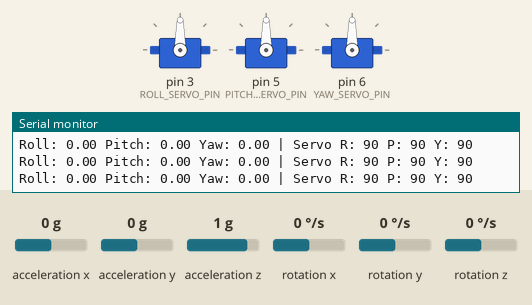
The sketch below on a simulated Arduino Uno, built with avr-gcc and run on an emulated ATmega328P. On the bench: 3 × servo, the last lines printed to the serial monitor. The inputs (shaded band) are chosen by the test bench; at power-on: rotation x 0 °/s, acceleration z 1 g, acceleration x 0 g, acceleration y 0 g, rotation z 0 °/s, rotation y 0 °/s.

Above: at 1.2 s.
1.3 s: rotation x set to -100 °/s
At 1.49 s:
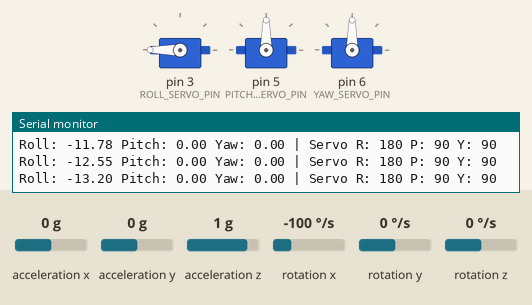
4.3 s: acceleration z set to 0.1 g
7.3 s: acceleration z set to -0.2 g
8.8 s: acceleration x set to -1.4 g
At 9.6 s:
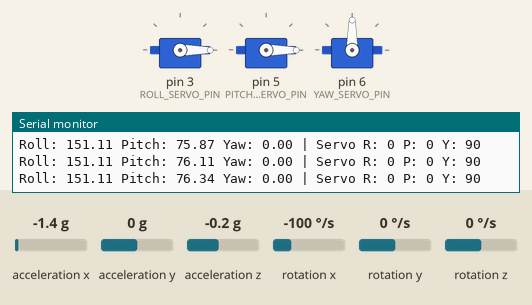
10.3 s: acceleration y set to -0.2 g
At 10.8 s:
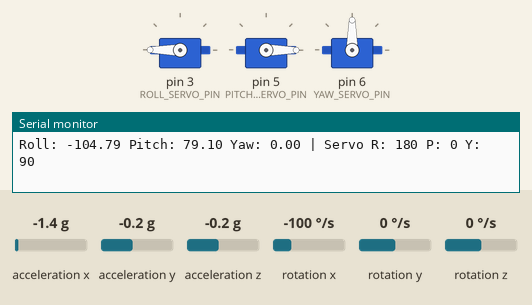
11.8 s: rotation z set to -192 °/s
At 13.1 s:
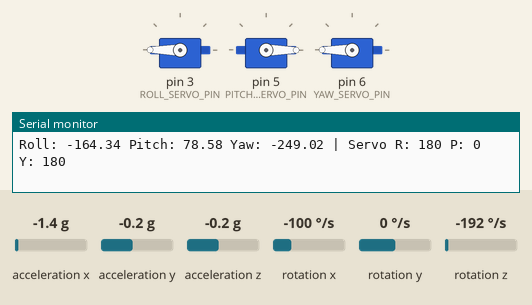
Timing chart, 0 to 14.3 s (numbered marks = the images above; inputs shaded):
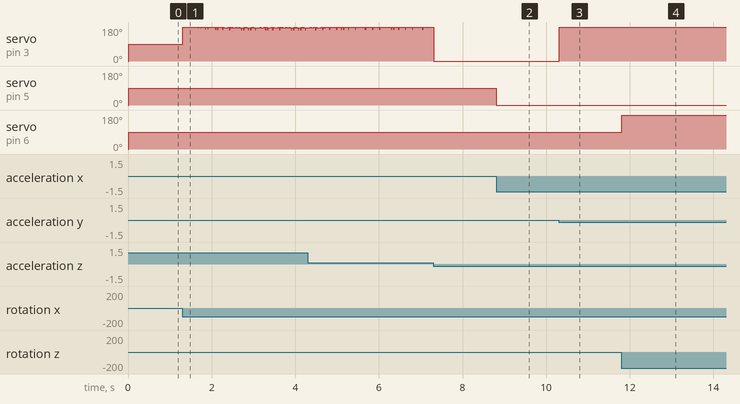

The sketch:

stabilization_code.ino
```cpp
#include <Wire.h>
#include <Servo.h>
#include <MPU6050.h>

MPU6050 mpu;

Servo servoRoll;
Servo servoPitch;
Servo servoYaw;

#define ROLL_SERVO_PIN   3
#define PITCH_SERVO_PIN  5
#define YAW_SERVO_PIN    6

int16_t ax, ay, az;
int16_t gx, gy, gz;

float AccX, AccY, AccZ;
float GyroX, GyroY, GyroZ;

float roll, pitch, yaw;

unsigned long previousTime;
float elapsedTime;

float setRoll = 0;
float setPitch = 0;
float setYaw = 0;

float pidRoll, pidPitch, pidYaw;

float errorRoll, previousErrorRoll;
float errorPitch, previousErrorPitch;
float errorYaw, previousErrorYaw;

float integralRoll = 0;
float integralPitch = 0;
float integralYaw = 0;

float kp = 3.0;
float ki = 0.02;
float kd = 1.2;

int centerRoll = 90;
int centerPitch = 90;
int centerYaw = 90;

void setup() {

  Serial.begin(115200);

  Wire.begin();

  mpu.initialize();

  if (!mpu.testConnection()) {
    Serial.println("MPU6050 connection failed");
    while (1);
  }

  servoRoll.attach(ROLL_SERVO_PIN);
  servoPitch.attach(PITCH_SERVO_PIN);
  servoYaw.attach(YAW_SERVO_PIN);

  servoRoll.write(centerRoll);
  servoPitch.write(centerPitch);
  servoYaw.write(centerYaw);

  previousTime = millis();

  Serial.println("3 Axis Stabilization Started");
}

void loop() {

  unsigned long currentTime = millis();
  elapsedTime = (currentTime - previousTime) / 1000.0;
  previousTime = currentTime;

  mpu.getMotion6(&ax, &ay, &az, &gx, &gy, &gz);

  AccX = ax / 16384.0;
  AccY = ay / 16384.0;
  AccZ = az / 16384.0;

  GyroX = gx / 131.0;
  GyroY = gy / 131.0;
  GyroZ = gz / 131.0;

  float accRoll =
      atan2(AccY, AccZ) * 180 / PI;

  float accPitch =
      atan2(-AccX,
      sqrt(AccY * AccY + AccZ * AccZ))
      * 180 / PI;

  roll =
      0.96 * (roll + GyroX * elapsedTime)
      + 0.04 * accRoll;

  pitch =
      0.96 * (pitch + GyroY * elapsedTime)
      + 0.04 * accPitch;

  yaw += GyroZ * elapsedTime;

  errorRoll = setRoll - roll;

  integralRoll += errorRoll * elapsedTime;

  float derivativeRoll =
      (errorRoll - previousErrorRoll)
      / elapsedTime;

  pidRoll =
      (kp * errorRoll)
      + (ki * integralRoll)
      + (kd * derivativeRoll);

  previousErrorRoll = errorRoll;

  errorPitch = setPitch - pitch;

  integralPitch += errorPitch * elapsedTime;

  float derivativePitch =
      (errorPitch - previousErrorPitch)
      / elapsedTime;

  pidPitch =
      (kp * errorPitch)
      + (ki * integralPitch)
      + (kd * derivativePitch);

  previousErrorPitch = errorPitch;

  errorYaw = setYaw - yaw;

  integralYaw += errorYaw * elapsedTime;

  float derivativeYaw =
      (errorYaw - previousErrorYaw)
      / elapsedTime;

  pidYaw =
      (kp * errorYaw)
      + (ki * integralYaw)
      + (kd * derivativeYaw);

  previousErrorYaw = errorYaw;


  int rollServo =
      constrain(centerRoll + pidRoll, 0, 180);

  int pitchServo =
      constrain(centerPitch + pidPitch, 0, 180);

  int yawServo =
      constrain(centerYaw + pidYaw, 0, 180);

  servoRoll.write(rollServo);
  servoPitch.write(pitchServo);
  servoYaw.write(yawServo);

  Serial.print("Roll: ");
  Serial.print(roll);

  Serial.print(" Pitch: ");
  Serial.print(pitch);

  Serial.print(" Yaw: ");
  Serial.print(yaw);

  Serial.print(" | Servo R: ");
  Serial.print(rollServo);

  Serial.print(" P: ");
  Serial.print(pitchServo);

  Serial.print(" Y: ");
  Serial.println(yawServo);

  delay(5);
}
```

Measured:
- the behaviour switches between 0 and -0.1 g on acceleration y (found by bisection; images 2 and 3)
- after the input at 8.8 s, servo on pin 5 (PITCH_SERVO_PIN): 90° → 0° at once
- after the input at 10.3 s, servo on pin 3 (ROLL_SERVO_PIN): 0° → 180° at once
- after the input at 11.8 s, servo on pin 6 (YAW_SERVO_PIN): 90° → 180° at once
